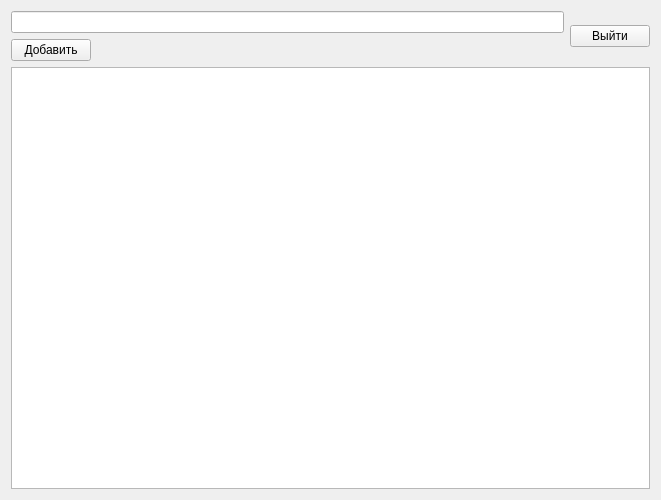
<?xml version="1.0" encoding="UTF-8"?>
<ui version="4.0">
 <class>GoalsWidget</class>
 <widget class="QWidget" name="GoalsWidget">
  <property name="geometry">
   <rect>
    <x>0</x>
    <y>0</y>
    <width>661</width>
    <height>500</height>
   </rect>
  </property>
  <property name="windowTitle">
   <string>Form</string>
  </property>
  <layout class="QVBoxLayout" name="verticalLayout">
   <item>
    <layout class="QVBoxLayout" name="verticalLayout_2" stretch="1,7">
     <item>
      <layout class="QHBoxLayout" name="horizontalLayout" stretch="7,1">
       <item>
        <layout class="QVBoxLayout" name="verticalLayout_6">
         <item>
          <widget class="QLineEdit" name="leNewGoal"/>
         </item>
         <item>
          <layout class="QHBoxLayout" name="horizontalLayout_2">
           <item>
            <widget class="QPushButton" name="bNewGoal">
             <property name="text">
              <string>Добавить</string>
             </property>
            </widget>
           </item>
           <item>
            <spacer name="horizontalSpacer">
             <property name="orientation">
              <enum>Qt::Horizontal</enum>
             </property>
             <property name="sizeHint" stdset="0">
              <size>
               <width>40</width>
               <height>20</height>
              </size>
             </property>
            </spacer>
           </item>
          </layout>
         </item>
        </layout>
       </item>
       <item>
        <layout class="QVBoxLayout" name="verticalLayout_3">
         <item>
          <widget class="QPushButton" name="bExit">
           <property name="text">
            <string>Выйти</string>
           </property>
          </widget>
         </item>
        </layout>
       </item>
      </layout>
     </item>
     <item>
      <layout class="QVBoxLayout" name="layout">
       <item>
        <widget class="QPlainTextEdit" name="pteGoals"/>
       </item>
      </layout>
     </item>
    </layout>
   </item>
  </layout>
 </widget>
 <resources/>
 <connections/>
</ui>
